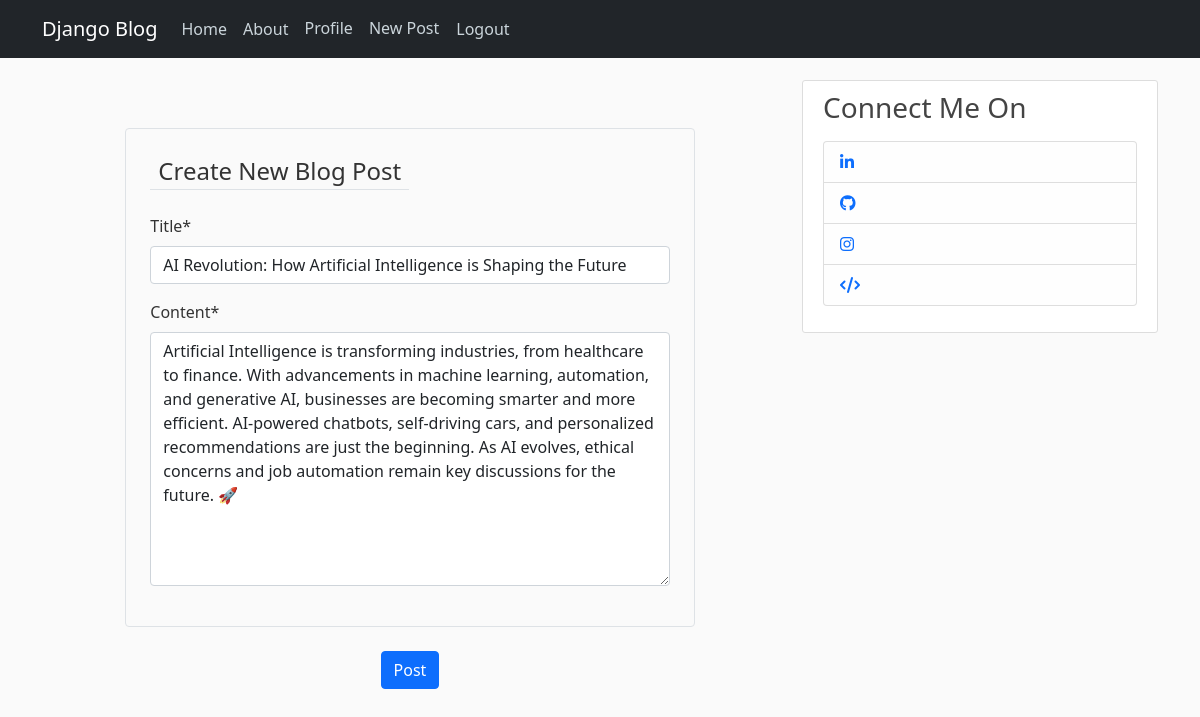
The page /post/14/update (signed in) on the database its author committed.
### blog/models.py (models this page shows, shortened)
class Post(models.Model):
    title = models.CharField(max_length=100)
    content = models.TextField()
    date_posted = models.DateTimeField(default = timezone.now)
    author = models.ForeignKey(User, on_delete = models.CASCADE)

### blog/views.py (the view, shortened to what this page needs)
# urls.py: path('post/<int:pk>/update', PostUpdateView.as_view(), name = 'post-update'),
class PostUpdateView(LoginRequiredMixin, UserPassesTestMixin, UpdateView):
    model = Post
    fields = ['title','content']
    def test_func(self):
        post = self.get_object()
        if self.request.user == post.author:
            return True
        return False

### blog/templates/blog/post_form.html (shortened to what this page needs)
{% extends "blog/base.html" %}
{% load crispy_forms_tags %}
{% block content %}
<div class="container mt-5">
    <div class="row justify-content-center">
        <div class="col-md-8 col-lg-10">
            <form method="POST">
                <fieldset class="border p-4 rounded ">
                    <legend class="w-auto px-2 border-bottom mb-4">Create New Blog Post</legend>
                    {{ form|crispy }}
                </fieldset>
                <div class="form-group text-center mt-4">
                    <button class="btn btn-primary" type="submit">Post</button>
                </div>
            </form>
        </div>
    </div>
</div>
{% endblock content %}

### blog/static/blog/main.css (style rules this page uses)
body { background: #fafafa; color: #333333; margin-top: 5rem; }

### rows shown on the page
Post: title "AI Revolution: How Artificial Intelligence is Shaping the Future", content "Artificial Intelligence is transforming industries, from healthcare to finance. With advancements in machine learning, automation, and generative AI, businesses are becoming smarter and more efficient. AI-powered chatbots, self-driving cars, and personalized recommendations are just the beginning. As AI evolves, ethical concerns and job automation remain key discussions for the future. 🚀"
